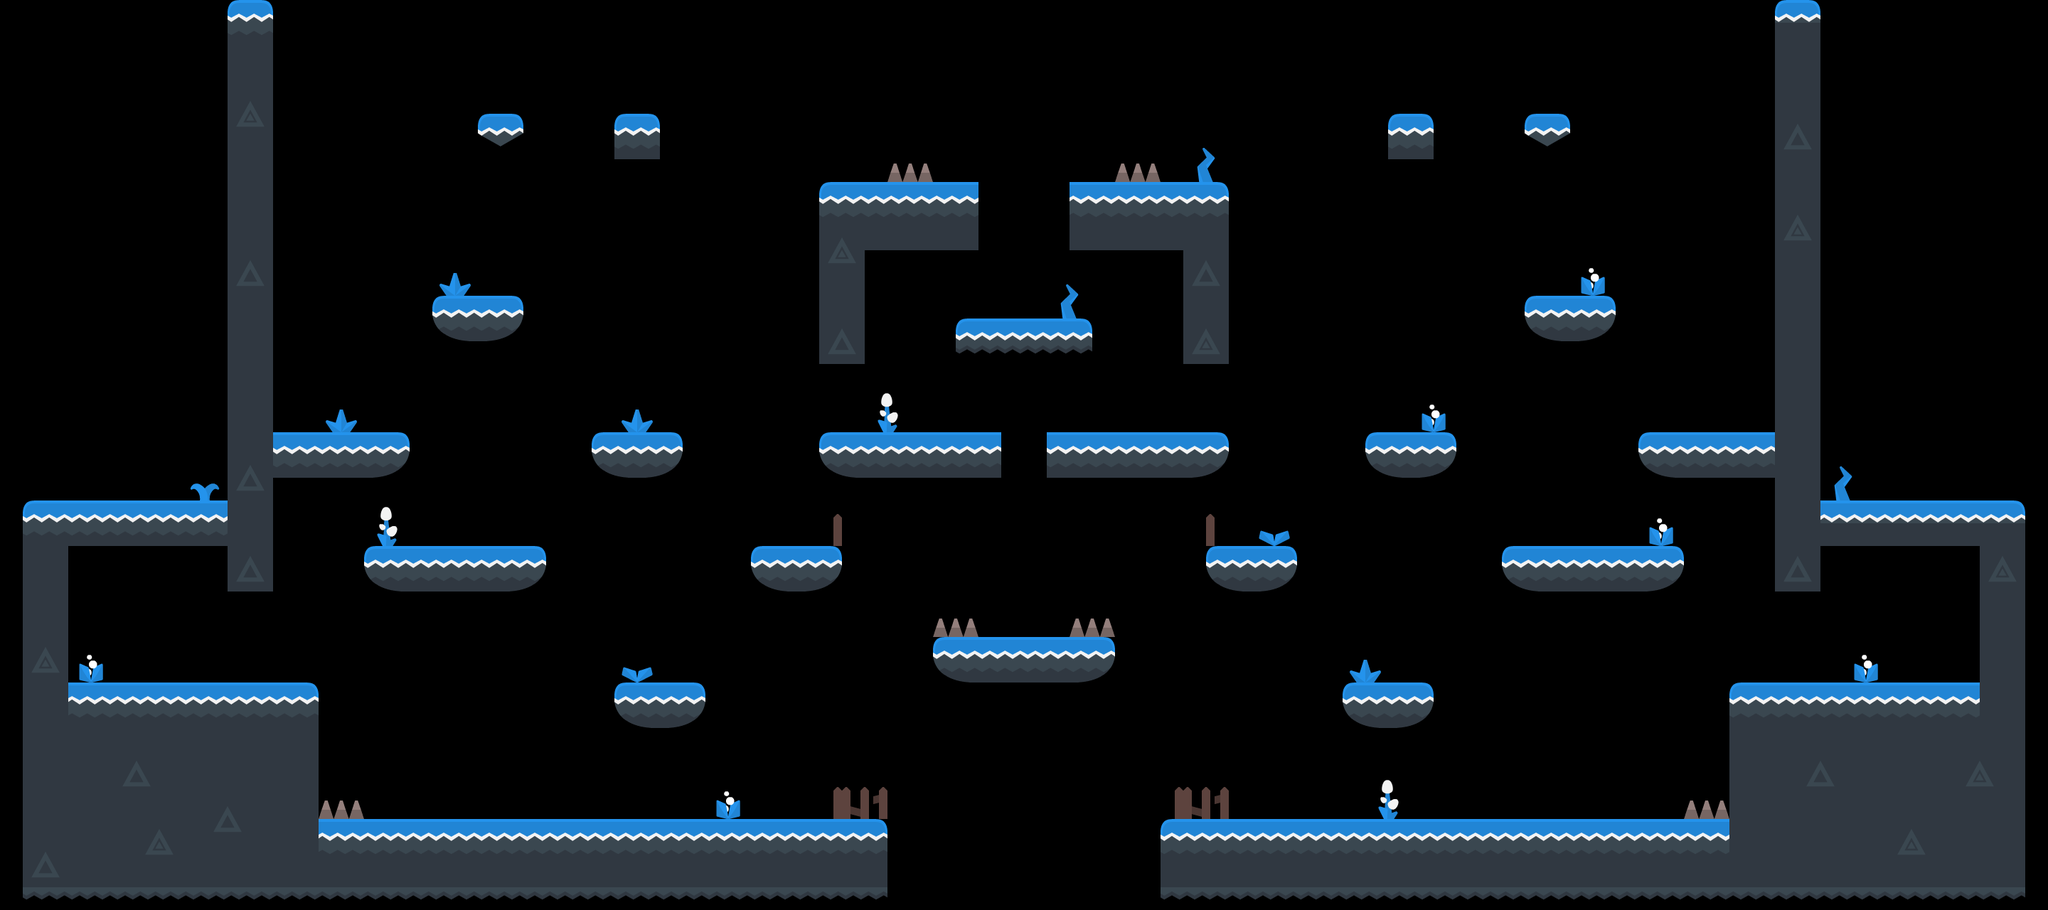

Rendered tile map (Tiled .tmx) drawn with the repository's tilesets; below, a short description and the map source with its tile grids summarised:
An orthogonal 90x40 tile map with 32x32 px tiles, 1 tile layer (Escenario), 3 hidden layers not drawn and 105 objects (67x platform, 18x moneda, 6x arma, 6x trampa, 4x player, ...).

<map version="1.0" tiledversion="1.1.5" orientation="orthogonal" renderorder="right-down" width="90" height="40" tilewidth="32" tileheight="32" infinite="0" nextobjectid="187">
 <properties>
  <property name="fondo" value="./resources/fondos/fondoHielo.jpg" />
 </properties>
 <tileset firstgid="1" name="tilesheet_complete" tilewidth="32" tileheight="32" tilecount="1056" columns="44">
  <image source="../sprites/tilesheet.png" width="1408" height="768" />
 </tileset>
 <objectgroup name="Plataformas" visible="0">
  <object id="16" name="platform" x="32" y="768" width="64" height="192">
   <properties>
    <property name="roz" value="0" />
   </properties>
  </object>
  <object id="18" name="platform" x="320" y="0" width="64" height="832">
   <properties>
    <property name="roz" value="0" />
   </properties>
  </object>
  <object id="20" name="platform" x="32" y="992" width="416" height="288">
   <properties>
    <property name="roz" value="0" />
   </properties>
  </object>
  <object id="21" name="platform" x="448" y="1152" width="800" height="128">
   <properties>
    <property name="roz" value="2" />
   </properties>
  </object>
  <object id="22" name="platform" x="1632" y="1152" width="800" height="128">
   <properties>
    <property name="roz" value="2" />
   </properties>
  </object>
  <object id="23" name="platform" x="32" y="960" width="416" height="32">
   <properties>
    <property name="roz" value="2" />
   </properties>
  </object>
  <object id="31" name="platform" x="864" y="992" width="128" height="32">
   <properties>
    <property name="roz" value="0" />
   </properties>
  </object>
  <object id="32" name="platform" x="864" y="960" width="128" height="32">
   <properties>
    <property name="roz" value="2" />
   </properties>
  </object>
  <object id="39" name="platform" x="2112" y="768" width="256" height="32">
   <properties>
    <property name="roz" value="2" />
   </properties>
  </object>
  <object id="40" name="platform" x="2112" y="800" width="256" height="32">
   <properties>
    <property name="roz" value="0" />
   </properties>
  </object>
  <object id="41" name="platform" x="2144" y="448" width="160" height="32">
   <properties>
    <property name="roz" value="0" />
   </properties>
  </object>
  <object id="42" name="platform" x="2144" y="416" width="160" height="32">
   <properties>
    <property name="roz" value="2" />
   </properties>
  </object>
  <object id="43" name="platform" x="576" y="448" width="160" height="32">
   <properties>
    <property name="roz" value="0" />
   </properties>
  </object>
  <object id="44" name="platform" x="576" y="416" width="160" height="32">
   <properties>
    <property name="roz" value="2" />
   </properties>
  </object>
  <object id="45" name="platform" x="512" y="800" width="256" height="32">
   <properties>
    <property name="roz" value="0" />
   </properties>
  </object>
  <object id="46" name="platform" x="512" y="768" width="256" height="32">
   <properties>
    <property name="roz" value="2" />
   </properties>
  </object>
  <object id="47" name="platform" x="1152" y="640" width="243" height="32">
   <properties>
    <property name="roz" value="0" />
   </properties>
  </object>
  <object id="48" name="platform" x="1152" y="608" width="243" height="32">
   <properties>
    <property name="roz" value="2" />
   </properties>
  </object>
  <object id="49" name="platform" x="1484.5" y="640" width="243" height="32">
   <properties>
    <property name="roz" value="0" />
   </properties>
  </object>
  <object id="50" name="platform" x="1484.5" y="608" width="243" height="32">
   <properties>
    <property name="roz" value="2" />
   </properties>
  </object>
  <object id="51" name="platform" x="1312" y="928" width="256" height="32">
   <properties>
    <property name="roz" value="0" />
   </properties>
  </object>
  <object id="52" name="platform" x="1312" y="896" width="256" height="32">
   <properties>
    <property name="roz" value="2" />
   </properties>
  </object>
  <object id="53" name="platform" x="2432" y="960" width="416" height="32">
   <properties>
    <property name="roz" value="2" />
   </properties>
  </object>
  <object id="54" name="platform" x="2432" y="992" width="416" height="288">
   <properties>
    <property name="roz" value="0" />
   </properties>
  </object>
  <object id="56" name="platform" x="2496" y="0" width="64" height="832">
   <properties>
    <property name="roz" value="0" />
   </properties>
  </object>
  <object id="60" name="platform" x="384" y="608" width="192" height="32">
   <properties>
    <property name="roz" value="2" />
   </properties>
  </object>
  <object id="61" name="platform" x="384" y="640" width="192" height="32">
   <properties>
    <property name="roz" value="0" />
   </properties>
  </object>
  <object id="62" name="platform" x="2304" y="640" width="192" height="32">
   <properties>
    <property name="roz" value="0" />
   </properties>
  </object>
  <object id="63" name="platform" x="2304" y="608" width="192" height="32">
   <properties>
    <property name="roz" value="2" />
   </properties>
  </object>
  <object id="64" name="platform" x="1952" y="192" width="64" height="32">
   <properties>
    <property name="roz" value="0" />
   </properties>
  </object>
  <object id="65" name="platform" x="1952" y="160" width="64" height="32">
   <properties>
    <property name="roz" value="2" />
   </properties>
  </object>
  <object id="66" name="platform" x="864" y="192" width="64" height="32">
   <properties>
    <property name="roz" value="0" />
   </properties>
  </object>
  <object id="67" name="platform" x="864" y="160" width="64" height="32">
   <properties>
    <property name="roz" value="2" />
   </properties>
  </object>
  <object id="124" name="platform" x="2784" y="768" width="64" height="192">
   <properties>
    <property name="roz" value="0" />
   </properties>
  </object>
  <object id="129" name="platform" x="1152" y="288" width="224" height="64">
   <properties>
    <property name="roz" value="0" />
   </properties>
  </object>
  <object id="130" name="platform" x="1152" y="256" width="224" height="32">
   <properties>
    <property name="roz" value="2" />
   </properties>
  </object>
  <object id="131" name="platform" x="1504" y="288" width="224" height="64">
   <properties>
    <property name="roz" value="0" />
   </properties>
  </object>
  <object id="132" name="platform" x="1504" y="256" width="224" height="32">
   <properties>
    <property name="roz" value="2" />
   </properties>
  </object>
  <object id="133" name="platform" x="1152" y="352" width="64" height="160">
   <properties>
    <property name="roz" value="0" />
   </properties>
  </object>
  <object id="134" name="platform" x="1664" y="352" width="64" height="160">
   <properties>
    <property name="roz" value="0" />
   </properties>
  </object>
  <object id="136" name="platform" x="1344" y="448" width="192" height="32">
   <properties>
    <property name="roz" value="2" />
   </properties>
  </object>
  <object id="137" name="platform" x="832" y="608" width="128" height="32">
   <properties>
    <property name="roz" value="2" />
   </properties>
  </object>
  </objectgroup>
 <objectgroup name="Spawns" visible="0">
  <!-- 44 objects omitted --></objectgroup>
 <layer name="Escenario" width="90" height="40">
  <data>[3600 cells, 972 non-empty, 80 distinct tile ids]</data>
 </layer>
 <layer name="IA bajar" width="90" height="40" visible="0">
  <data>[3600 cells, 569 non-empty, 4 distinct tile ids]</data>
 </layer>
 <layer name="IA misma" width="90" height="40" visible="0">
  <data>[3600 cells, 591 non-empty, 3 distinct tile ids]</data>
 </layer>
 <layer name="IA subir" width="90" height="40" visible="0">
  <data>[3600 cells, 574 non-empty, 5 distinct tile ids]</data>
 </layer>
</map>
<!-- 63 of 105 objects omitted -->
